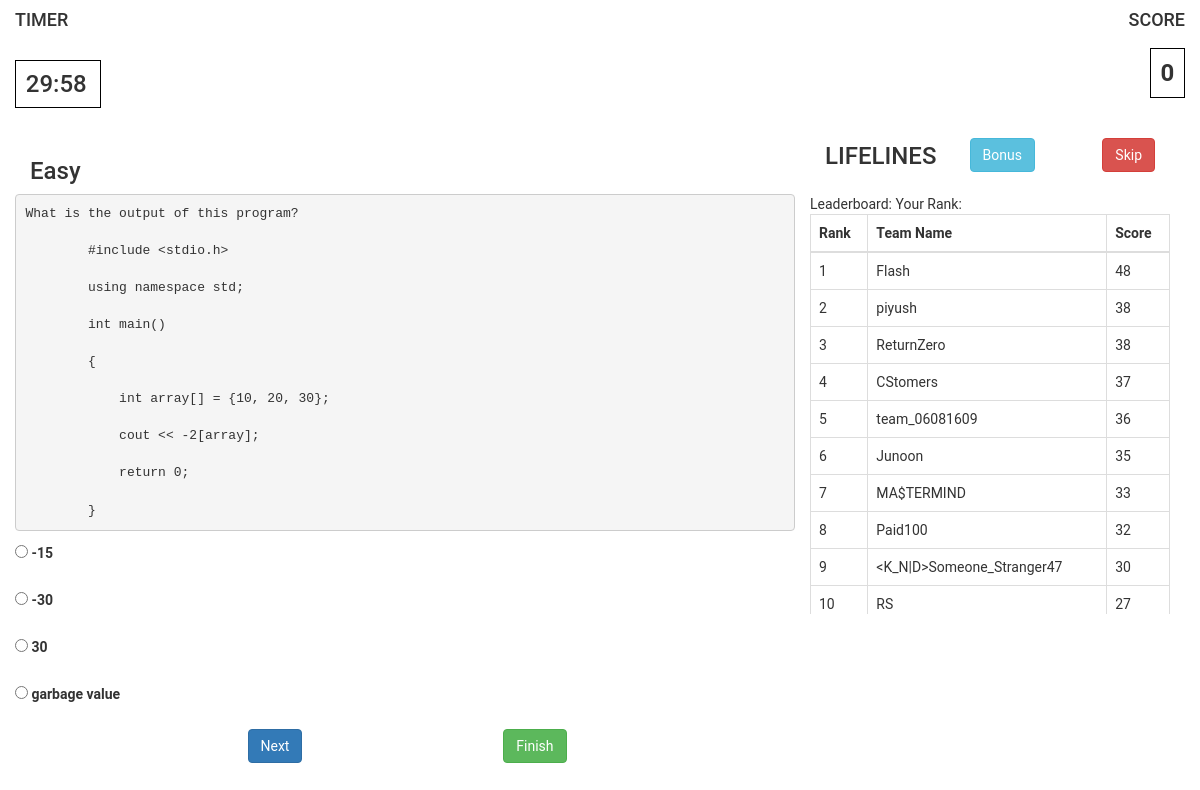
The page /comp/question/84/ on the database its author committed.
### comp/models.py (models this page shows, shortened)
class Questions(models.Model):
    question = models.TextField(max_length=2000)
    option1 = models.CharField(max_length=300)
    option2 = models.CharField(max_length=300)
    option3 = models.CharField(max_length=300)
    option4 = models.CharField(max_length=300)
    answer = models.CharField(max_length=300)
    explanation = models.TextField(max_length=3000)
    def get_options(self):
        return [self.option1, self.option2, self.option3, self.option4]

class User(models.Model):
    login_name = models.CharField(max_length=100)
    receipt_number = models.IntegerField()
    phone_number1 = models.IntegerField()
    phone_number2 = models.IntegerField()
    college_name1 = models.CharField(max_length=100)
    college_name2 = models.CharField(max_length=100)
    user_name1 = models.CharField(max_length=100)
    user_name2 = models.CharField(max_length=100)
    email1 = models.CharField(max_length=100)
    email2 = models.CharField(max_length=100)
    attempted_questions = models.CharField(max_length=1000)
    attempted_answers = models.CharField(max_length=1000)
    total_score = models.IntegerField(default=0)
    level = models.IntegerField(default=1)
    count_easy = models.IntegerField(default=0)
    count_medium = models.IntegerField(default=0)
    count_hard = models.IntegerField(default=0)
    question_array_easy = models.TextField()
    question_array_medium = models.TextField()
    question_array_hard = models.TextField()
    correct_answered = models.IntegerField(default=5)
    user_bonus_clicked = models.BooleanField(default=False)
    user_bonus_activated = models.BooleanField(default=True)
    end_time = models.IntegerField(default=0)

### comp/views.py (the view)
# urls.py: url(r'^question/(?P<user_id>[0-9]+)/$', views.generate, name='generate'),
def generate(request, user_id):
    all_user = list(User.objects.all().order_by('total_score'))
    all_user.reverse()
    easy = [x + 1 for x in range(86)]
    random.shuffle(easy)
    medium = [x + 86 for x in range(44)]
    random.shuffle(medium)
    hard = [x + 130 for x in range(24)]
    random.shuffle(hard)
    current_user = User.objects.get(pk=user_id)
    current_user.question_array_easy = json.dumps(easy)
    current_user.question_array_medium = json.dumps(medium)
    current_user.question_array_hard = json.dumps(hard)
    current_user.count_easy = 0
    current_user.count_hard = 0
    current_user.count_medium = 0
    current_user.total_score = 0
    current_user.correct_answered = 3
    current_user.level = 1
    current_user.user_bonus_clicked = False
    current_user.user_bonus_activated = True
    current_user.end_time = time.time() + (30 * 60)
    current_user.save()
    level = "Easy"
    all_user = list(User.objects.all().order_by('total_score'))
    all_user.reverse()
    return render(request, 'comp/question_new.html',
                  {'question': Questions.objects.get(pk=easy[0]), 'user_id': user_id, 'score': current_user.total_score,
                   'enabled_skip': True, 'enabled_bonus': True, 'remaining_time': '1800', 'level': level,
                   'all_user': all_user
                   }
                  )

### comp/templates/comp/question_new.html (shortened to what this page needs)
<!DOCTYPE html>
<html lang="en">
<head>
    <link rel="stylesheet" href="https://maxcdn.bootstrapcdn.com/bootstrap/3.3.7/css/bootstrap.min.css">
    <link rel="stylesheet"
          href="http://ajax.googleapis.com/ajax/libs/jqueryui/1.12.1/themes/smoothness/jquery-ui.min.css">
    <link rel="stylesheet" href="https://maxcdn.bootstrapcdn.com/bootstrap/3.3.7/css/bootstrap.min.css">
</head>
<body>
<form action="{% url 'questions:next' user_id %}" method="post">
    <div class="container">
        <div class="row">
            <div class="col-md-4">
                <div class="row">
                    <h4>TIMER</h4>
                </div>
                <div class="row">
                    <h3 id="time" style="border: 1px solid black; padding: 2.5%; width: 22%;">timer</h3>
                </div>
            </div>
            <div class="col-md-4 col-md-offset-4 text-right">
                <div class="row">
                    <h4>SCORE</h4>
                </div>
                <div class="row">
                    <h3><strong style="border: 1px solid black; padding: 2.5%">{{ score }}</strong></h3>
                </div>
            </div>
        </div>
    <br>
        <div class="row">
            <div class="col-md-4">
                <h3>{{ level }}</h3>
            </div>
            <div class="col-md-4"></div>
            <div class="col-md-4 text-right">
                <div class="col-md-4">
                    <h3 style="margin-top: 5px;">LIFELINES</h3>
                </div>
                <div class="col-md-4">
                    {% if enabled_bonus %}
                        <input class="btn btn-info" type="submit" value="Bonus" name="bonus"/>
                    {% else %}
                        <input type="submit" value="Bonus" name="bonus" disabled hidden/>
                    {% endif %}
                </div>
                <div class="col-md-4">
                    {% if enabled_skip %}
                        <input class="btn btn-danger" type="submit" value="Skip" name="skip"/>
                    {% else %}
                        <input class="btn" type="submit" value="Skip" name="skip" disabled/>
                    {% endif %}
                </div>
            </div>
        </div>
        <div class="row">
            <div class="col-md-8">
                <div class="row">
                    <pre>{{ question.question }}</pre>
                </div>
                <div class="row">
                    {% for option in question.get_options %}
                        <input type="radio" id="option{{ forloop.counter }}" name="option" value="{{ option }}"/>
                        <label for="option{{ forloop.counter }}" class="control-label">
                            {{ option }}
                        </label>
                        <br>
                        <br>
                    {% endfor %}
                </div>
                <div class="row text-center ">
                    <div class="col-md-2 col-md-offset-3">
                        <input class="btn btn-primary" type="submit" value="Next" name="next">
                    </div>
                    <div class="col-md-2 col-md-offset-2">
                        <input class="btn btn-success" type="submit" value="Finish" name="finish_test"/>
                    </div>
                </div>
            </div>
            <div class="col-md-4">
                Leaderboard: Your Rank: <label id="current_rank">{{ current_rank }}</label>
                <div class="table-responsive">
                    <table class="table table-bordered white">
                        <thead class="thead-inverse">
                        <tr>
                            <th>Rank</th>
                            <th>Team Name</th>
                            <th>Score</th>
                        </tr>
                        </thead>
                        <tbody id="table_body">
                        {% for user in all_user %}
                            <tr>
                                <td>{{ forloop.counter }}</td>
                                <td>{{ user.login_name }}</td>
                                <td>{{ user.total_score }}</td>
                            </tr>
                        {% endfor %}
                        </tbody>
                    </table>
                </div>
            </div>
        </div>
    </div>
</form>
</body>
</html>

### comp/templates/comp/question_new.html (style rules this page uses)
html, body { background: #fff; font-family: 'Roboto', sans-serif; }
.table-responsive { max-height: 400px; }

### rows shown on the page
Questions: question "What is the output of this program? #include <stdio.h> using namespace std; int main() { int array[] = {10, 20, 30}; cout << -2[array]; return 0; }", get_options "-15" "-30" "30" "garbage value"
User: login_name "Flash", total_score "48"
User: login_name "piyush", total_score "38"
User: login_name "ReturnZero", total_score "38"
User: login_name "CStomers", total_score "37"
User: login_name "team_06081609", total_score "36"
User: login_name "Junoon", total_score "35"
User: login_name "MA$TERMIND", total_score "33"
User: login_name "Paid100", total_score "32"
User: login_name "<K_N|D>Someone_Stranger47", total_score "30"
User: login_name "RS", total_score "27"

### other values the page prints
{{ score }} "0"
{{ level }} "Easy"
